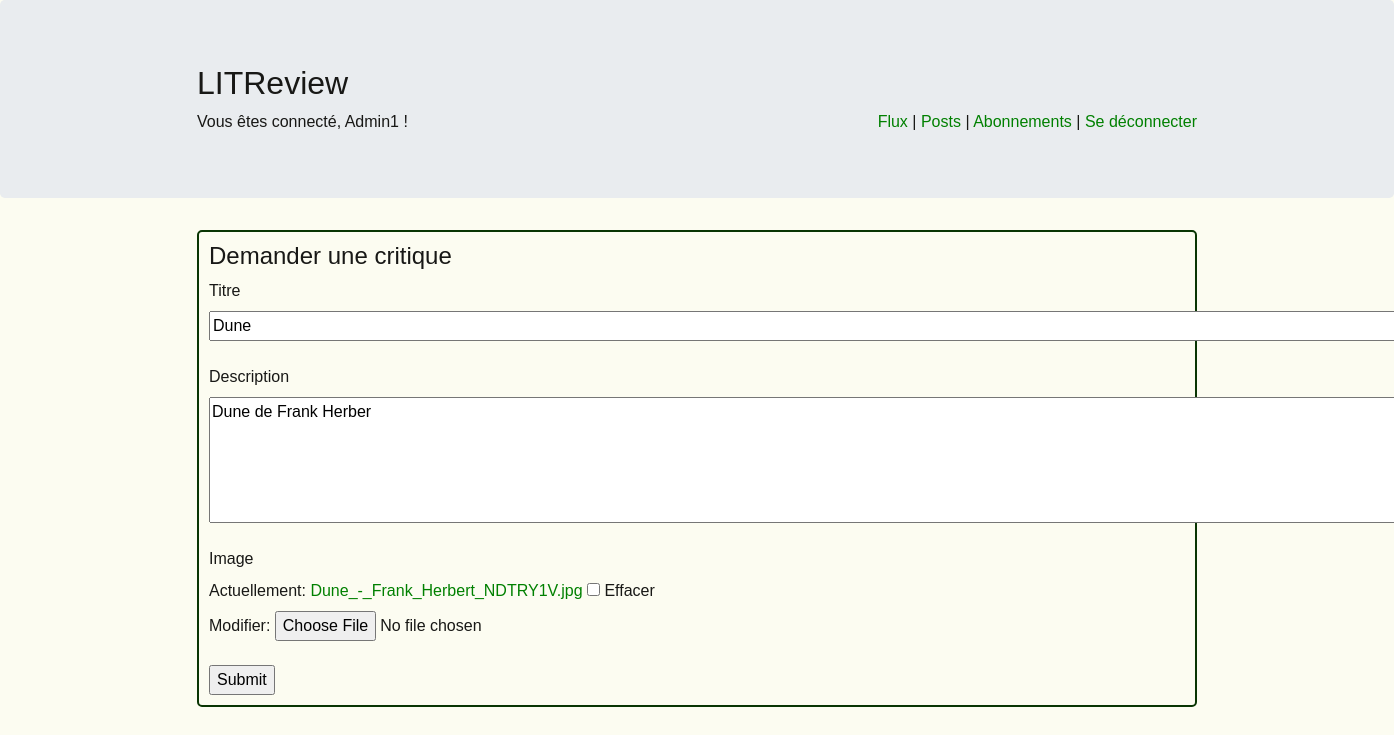
Screenshot of /addticket/2 (signed in) with the database file from the repository.
### utilisateur/models.py (models this page shows)
class User(AbstractUser):
    pass

### critique/models.py (models this page shows, shortened)
class Ticket(models.Model):
    objects = models.Manager()
    title = models.CharField(max_length=128)
    content = models.CharField(max_length=2048, blank=True)
    user = models.ForeignKey(
        to=settings.AUTH_USER_MODEL, on_delete=models.CASCADE)
    image = models.ImageField(null=True, blank=True, upload_to="")
    time_created = models.DateTimeField(auto_now_add=True)

### critique/views.py (the view, shortened to what this page needs)
# urls.py: path('addticket', views.create_ticket, name="addticket"),
@login_required
def create_ticket(request, id_ticket=None):
    instance_ticket = Ticket.objects.get(pk=id_ticket) if id_ticket is not None else None
    if request.method == "GET":
        form = TicketForm(instance=instance_ticket)
        return render(request, 'addticket.html', locals())

### critique/forms.py
class TicketForm(ModelForm):
    class Meta:
        model = Ticket
        fields = ['title', 'content', 'image']
        widgets = {
            'content': forms.Textarea(attrs={'cols': 131, 'rows': 5}),
            'title': forms.TextInput(attrs={'size': 134})
            }

### critique/templates/addticket.html (shortened to what this page needs)
{% extends 'main.html' %}
{% load static %}
{% block addcss %}
<link rel="stylesheet" href="{% static 'css/style.css' %}">
{% endblock %}
{% block content %}
    {% if form.instance.id %}
        <form method="POST" enctype="multipart/form-data" action="{% url 'addticket' id_ticket=form.instance.id %}">
    {% else %}
        <form method="POST" enctype="multipart/form-data" action="{% url 'addticket'%}">
    {% endif %}
<div id="block1">
    <h4>Demander une critique</h4>
    <label class="title">Titre</label><br>
    {{ form.title }}<br><br>
    <label class="title">Description</label><br>
    {{ form.content }}<br><br>
    <label class="title">Image</label><br>
    {{ form.image }}<br><br>
    <input type="submit">
    </form>
</div>
{% endblock %}

### templates/main.html (shortened to what this page needs)
<html>
<head>
    <link rel="stylesheet" href="https://stackpath.bootstrapcdn.com/bootstrap/4.4.1/css/bootstrap.min.css"
>
    {% block addcss %}
    {% endblock %}
</head>
<body>
<div class="jumbotron">
    <div id="bloc_page">
        <h2>LITReview</h2>
        {% if user.is_authenticated %}
            Vous êtes connecté, {{ user.username }} !
            <div id="banner">
                <a href="{% url 'feed'%}">Flux</a> |
                <a href="{% url 'myposts'%}">Posts</a> |
                <a href="{% url 'subscription'%}">Abonnements</a> |
                <a href="{% url 'logout'%}">Se déconnecter</a>
            </div>
        {% else %}
            <a>Site de critiques littéraires</a>
        {% endif %}
    </div>
</div>
<div id="bloc_page">
    {% block content %}
    {% endblock %}
</body>
</html>

### critique/static/css/style.css (style rules this page uses)
body { background: rgb(252, 252, 241); font-family: Arial, sans-serif; color: rgb(24, 24, 22); }
a { color: green; }
#bloc_page { width: 1000px; margin: auto; }
#block1 { padding: 10px 10px 10px 10px; margin-top: 10px; margin-bottom: 10px; border:2px solid rgb(9, 53, 3); border-radius: 5px; }
#banner { float: right; text-align: right; }

### rows the page displays
User: username "Admin1"
Ticket: title "Dune", content "Dune de Frank Herber"
